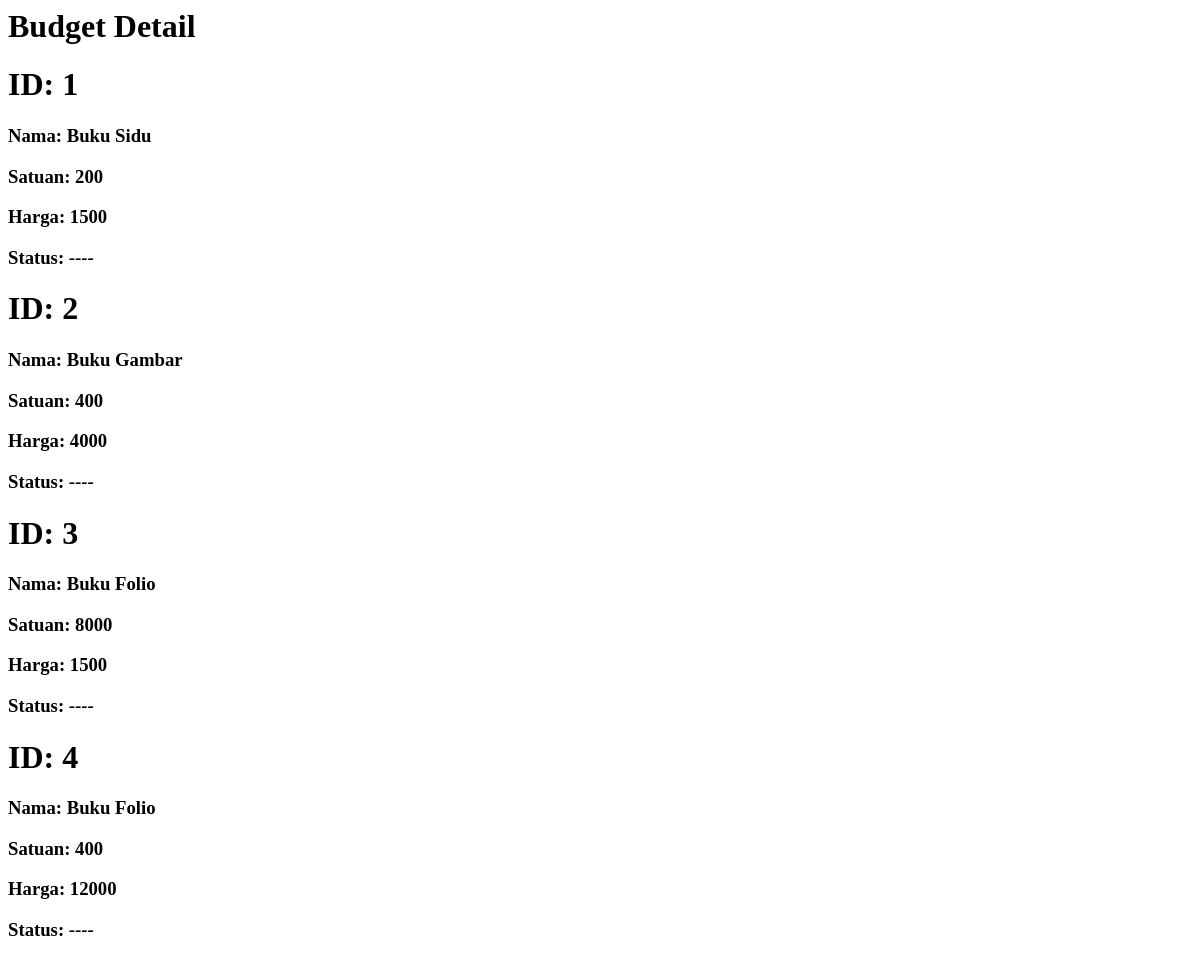
The page /ebudget/budget_detail/ on the database as committed earlier.
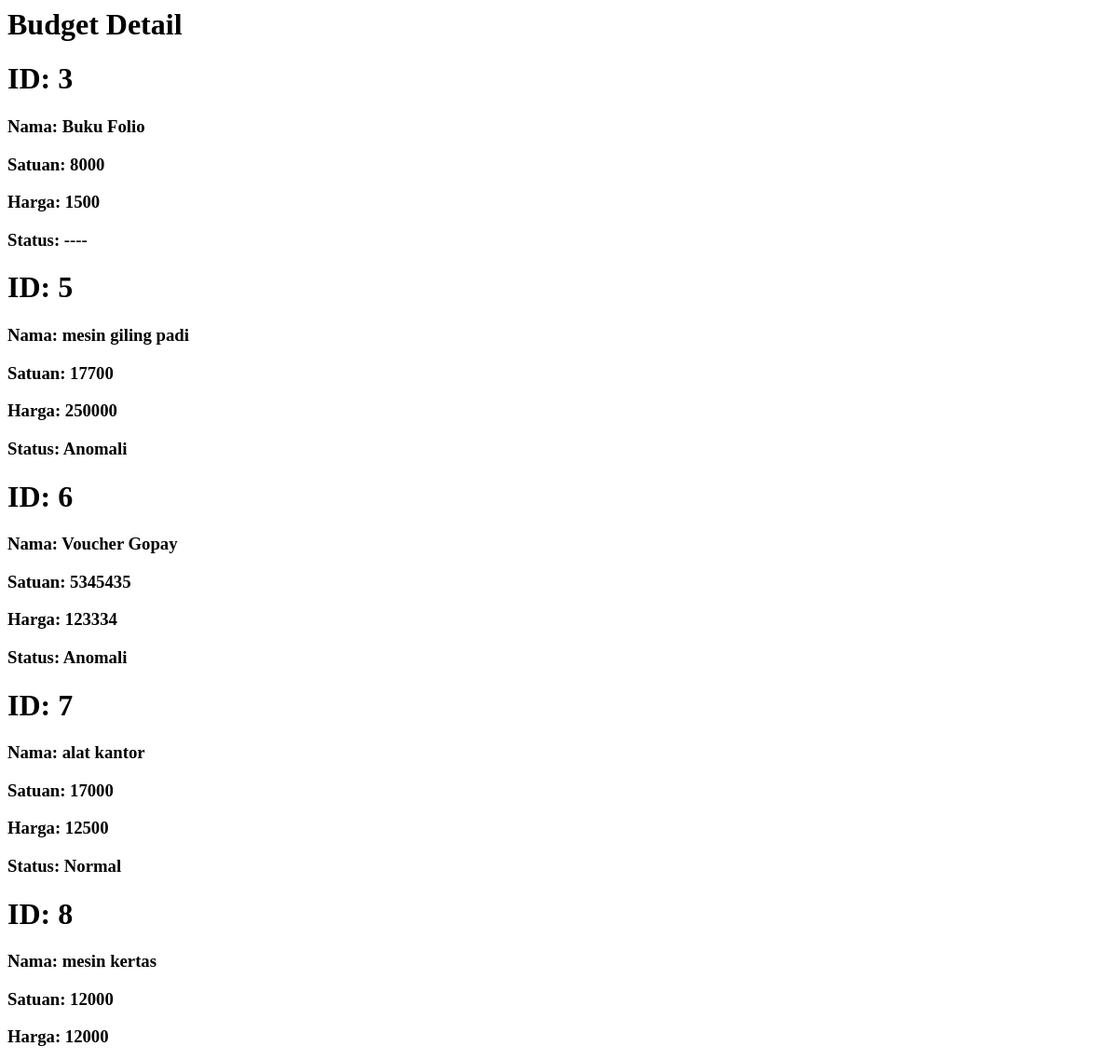
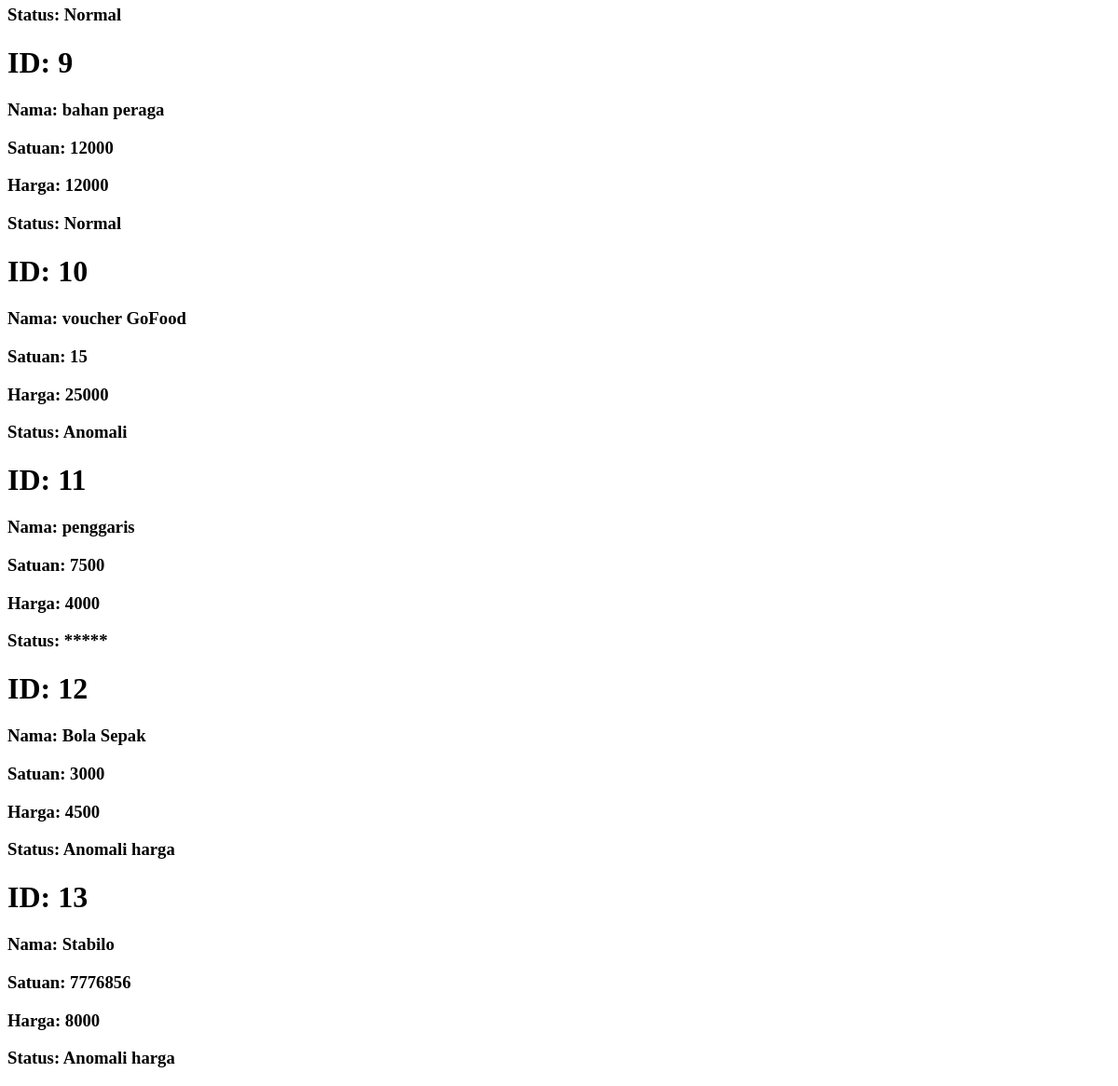
The same page on the database as committed later (2 pictures, top to bottom).
### budget/models.py (models this page shows, shortened)
class Budget(models.Model):
    nama = models.CharField(max_length=200)
    harga = models.IntegerField()
    satuan = models.IntegerField()
    status = models.CharField(max_length=50,default="----")

### budget/views.py (the view)
# urls.py: path('budget_detail/',views.all_budget,name='all_budget'),
def all_budget(request):
    budget_list = Budget.objects.all()
    context = { 'Budgets' : budget_list }
    return render(request,'budget_detail.html',context)

### budget/templates/budget_detail.html
<h1>Budget Detail</h1>
{% for t in Budgets %}
    <h1>ID: {{t.id}}</h1>
    <h3>Nama: {{t.nama}}</h3>
    <h3>Satuan: {{t.satuan}}</h3>
    <h3>Harga: {{t.harga}}</h3>
    <h3>Status: {{t.status}}</h3>
{% endfor %}

Rows that differ between the two databases and show on the page:
removed Budget: id "1", nama "Buku Sidu", satuan "200", harga "1500", status "----"
removed Budget: id "2", nama "Buku Gambar", satuan "400", harga "4000", status "----"
removed Budget: id "4", nama "Buku Folio", satuan "400", harga "12000", status "----"
added Budget: id "5", nama "mesin giling padi", satuan "17700", harga "250000", status "Anomali"
added Budget: id "6", nama "Voucher Gopay", satuan "5345435", harga "123334", status "Anomali"
added Budget: id "7", nama "alat kantor", satuan "17000", harga "12500", status "Normal"
added Budget: id "8", nama "mesin kertas", satuan "12000", harga "12000", status "Normal"
added Budget: id "9", nama "bahan peraga", satuan "12000", harga "12000", status "Normal"
added Budget: id "10", nama "voucher GoFood", satuan "15", harga "25000", status "Anomali"
added Budget: id "11", nama "penggaris", satuan "7500", harga "4000", status "*****"
added Budget: id "12", nama "Bola Sepak", satuan "3000", harga "4500", status "Anomali harga"
added Budget: id "13", nama "Stabilo", satuan "7776856", harga "8000", status "Anomali harga"
